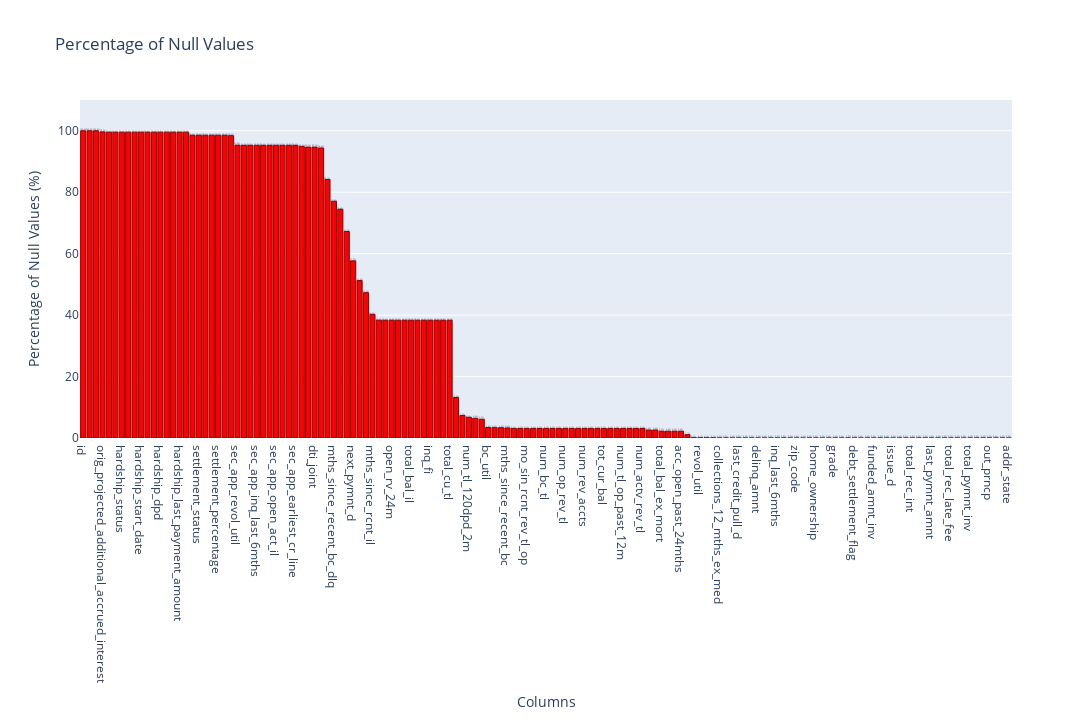

The code cell stored with this chart in its notebook:
### Code cell
labels = null_percentages.index.tolist()
values = null_percentages.values.tolist()

fig = go.Figure(data=[
    go.Bar(
        x=labels,
        y=values,
        text=[f'{v:.1f}%' for v in values],  
        textposition='outside',  
        marker_color='red',  
        marker_line_color='darkred',
        marker_line_width=1  
    )
])

fig.update_layout(
    title='Percentage of Null Values',
    xaxis_title='Columns',
    yaxis_title='Percentage of Null Values (%)',
    yaxis=dict(range=[0, max(values) * 1.1]), 
    width=1280,
    height=720,
    showlegend=False,
    font=dict(size=12),
    bargap=0.2 
)

fig.show()

### Figure 1 — Plotly figure (JSON) as saved in the notebook; plotly's stock layout.template omitted (floating-point values rounded to 4 significant figures; data arrays with more than 128 entries replaced by an {"elided": "..."} marker saying what was removed)
{"data": [{"marker": {"color": "red", "line": {"color": "darkred", "width": 1}}, "text": {"elided": "145 str values"}, "textposition": "outside", "type": "bar", "x": {"elided": "145 str values"}, "y": {"elided": "145 float values"}}], "layout": {"bargap": 0.2, "font": {"size": 12}, "height": 720, "showlegend": false, "title": {"text": "Percentage of Null Values"}, "width": 1280, "xaxis": {"title": {"text": "Columns"}}, "yaxis": {"range": [0, 110.0], "title": {"text": "Percentage of Null Values (%)"}}}}
